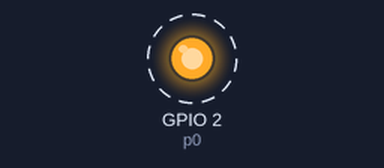
Recording of a program running on a simulated ESP32 board running MicroPython. Parts: output pins drawn as LEDs (lit = HIGH). Dashed ring = blinking. At 10.0 s the program stops and its outputs stay as they are.

Above: at 0.5 s.
Timing chart, 0 to 4.6 s (numbered marks = the images above):
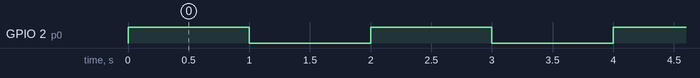

Measured:
- by itself, GPIO 2 (p0): alternates HIGH for 1.0 s and LOW for 1.0 s, 10 changes in all, then stays LOW

The program:

Blink.py
```python
from machine import Pin
import time

p0 = Pin(2, Pin.OUT)    # create output pin on GPIO2
for i in range(5):
    p0.on()                 # set pin to "on" (high) level
    time.sleep(1)
    p0.off()                # set pin to "off" (low) level
    time.sleep(1)
p0.value(0)             # set pin to on/high
```
